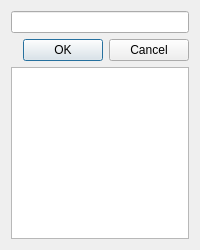
<?xml version="1.0" encoding="UTF-8"?>
<ui version="4.0">
 <class>DialogLabel</class>
 <widget class="QDialog" name="DialogLabel">
  <property name="geometry">
   <rect>
    <x>0</x>
    <y>0</y>
    <width>200</width>
    <height>250</height>
   </rect>
  </property>
  <property name="windowTitle">
   <string>Dialog</string>
  </property>
  <layout class="QGridLayout" name="gridLayout">
   <item row="0" column="0">
    <layout class="QVBoxLayout" name="verticalLayout">
     <item>
      <widget class="QLineEdit" name="lineEdit"/>
     </item>
     <item>
      <widget class="QDialogButtonBox" name="buttonBox">
       <property name="orientation">
        <enum>Qt::Horizontal</enum>
       </property>
       <property name="standardButtons">
        <set>QDialogButtonBox::Cancel|QDialogButtonBox::Ok</set>
       </property>
      </widget>
     </item>
     <item>
      <widget class="QListWidget" name="listWidget"/>
     </item>
    </layout>
   </item>
  </layout>
 </widget>
 <resources/>
 <connections>
  <connection>
   <sender>buttonBox</sender>
   <signal>accepted()</signal>
   <receiver>DialogLabel</receiver>
   <slot>accept()</slot>
   <hints>
    <hint type="sourcelabel">
     <x>248</x>
     <y>254</y>
    </hint>
    <hint type="destinationlabel">
     <x>157</x>
     <y>274</y>
    </hint>
   </hints>
  </connection>
  <connection>
   <sender>buttonBox</sender>
   <signal>rejected()</signal>
   <receiver>DialogLabel</receiver>
   <slot>reject()</slot>
   <hints>
    <hint type="sourcelabel">
     <x>316</x>
     <y>260</y>
    </hint>
    <hint type="destinationlabel">
     <x>286</x>
     <y>274</y>
    </hint>
   </hints>
  </connection>
 </connections>
</ui>
